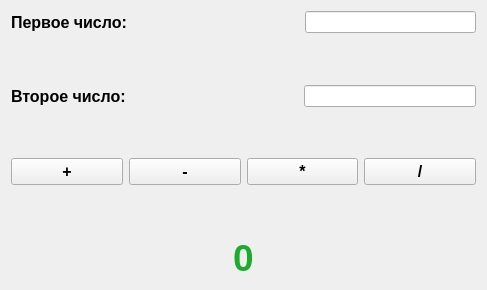
<?xml version="1.0" encoding="UTF-8"?>
<ui version="4.0">
 <class>Form</class>
 <widget class="QWidget" name="Form">
  <property name="geometry">
   <rect>
    <x>0</x>
    <y>0</y>
    <width>487</width>
    <height>290</height>
   </rect>
  </property>
  <property name="minimumSize">
   <size>
    <width>0</width>
    <height>290</height>
   </size>
  </property>
  <property name="windowTitle">
   <string>Form</string>
  </property>
  <layout class="QVBoxLayout" name="verticalLayout">
   <item>
    <layout class="QHBoxLayout" name="horizontalLayout">
     <item>
      <widget class="QLabel" name="label">
       <property name="font">
        <font>
         <family>Arial</family>
         <pointsize>12</pointsize>
         <bold>true</bold>
        </font>
       </property>
       <property name="text">
        <string>Первое число:</string>
       </property>
      </widget>
     </item>
     <item>
      <spacer name="horizontalSpacer">
       <property name="orientation">
        <enum>Qt::Orientation::Horizontal</enum>
       </property>
       <property name="sizeHint" stdset="0">
        <size>
         <width>40</width>
         <height>20</height>
        </size>
       </property>
      </spacer>
     </item>
     <item>
      <widget class="QLineEdit" name="lineEdit"/>
     </item>
    </layout>
   </item>
   <item>
    <spacer name="verticalSpacer">
     <property name="orientation">
      <enum>Qt::Orientation::Vertical</enum>
     </property>
     <property name="sizeHint" stdset="0">
      <size>
       <width>20</width>
       <height>40</height>
      </size>
     </property>
    </spacer>
   </item>
   <item>
    <layout class="QHBoxLayout" name="horizontalLayout_3">
     <item>
      <widget class="QLabel" name="label_2">
       <property name="font">
        <font>
         <family>Arial</family>
         <pointsize>12</pointsize>
         <bold>true</bold>
        </font>
       </property>
       <property name="text">
        <string>Второе число:</string>
       </property>
      </widget>
     </item>
     <item>
      <spacer name="horizontalSpacer_2">
       <property name="orientation">
        <enum>Qt::Orientation::Horizontal</enum>
       </property>
       <property name="sizeHint" stdset="0">
        <size>
         <width>37</width>
         <height>17</height>
        </size>
       </property>
      </spacer>
     </item>
     <item>
      <widget class="QLineEdit" name="lineEdit_2"/>
     </item>
    </layout>
   </item>
   <item>
    <spacer name="verticalSpacer_2">
     <property name="orientation">
      <enum>Qt::Orientation::Vertical</enum>
     </property>
     <property name="sizeHint" stdset="0">
      <size>
       <width>20</width>
       <height>40</height>
      </size>
     </property>
    </spacer>
   </item>
   <item>
    <layout class="QHBoxLayout" name="horizontalLayout_2">
     <item>
      <widget class="QPushButton" name="pushButton">
       <property name="font">
        <font>
         <family>Arial</family>
         <pointsize>12</pointsize>
         <bold>true</bold>
        </font>
       </property>
       <property name="text">
        <string>+</string>
       </property>
      </widget>
     </item>
     <item>
      <widget class="QPushButton" name="pushButton_2">
       <property name="font">
        <font>
         <family>Arial</family>
         <pointsize>12</pointsize>
         <bold>true</bold>
        </font>
       </property>
       <property name="text">
        <string>-</string>
       </property>
      </widget>
     </item>
     <item>
      <widget class="QPushButton" name="pushButton_3">
       <property name="font">
        <font>
         <family>Arial</family>
         <pointsize>12</pointsize>
         <bold>true</bold>
        </font>
       </property>
       <property name="text">
        <string>*</string>
       </property>
      </widget>
     </item>
     <item>
      <widget class="QPushButton" name="pushButton_4">
       <property name="font">
        <font>
         <family>Arial</family>
         <pointsize>12</pointsize>
         <bold>true</bold>
        </font>
       </property>
       <property name="text">
        <string>/</string>
       </property>
      </widget>
     </item>
    </layout>
   </item>
   <item>
    <spacer name="verticalSpacer_3">
     <property name="orientation">
      <enum>Qt::Orientation::Vertical</enum>
     </property>
     <property name="sizeHint" stdset="0">
      <size>
       <width>20</width>
       <height>40</height>
      </size>
     </property>
    </spacer>
   </item>
   <item alignment="Qt::AlignmentFlag::AlignHCenter">
    <widget class="QLabel" name="label_3">
     <property name="font">
      <font>
       <family>Arial</family>
       <pointsize>28</pointsize>
       <bold>true</bold>
      </font>
     </property>
     <property name="styleSheet">
      <string notr="true">color: rgb(28, 172, 45)</string>
     </property>
     <property name="text">
      <string>0</string>
     </property>
    </widget>
   </item>
  </layout>
 </widget>
 <resources/>
 <connections/>
</ui>
